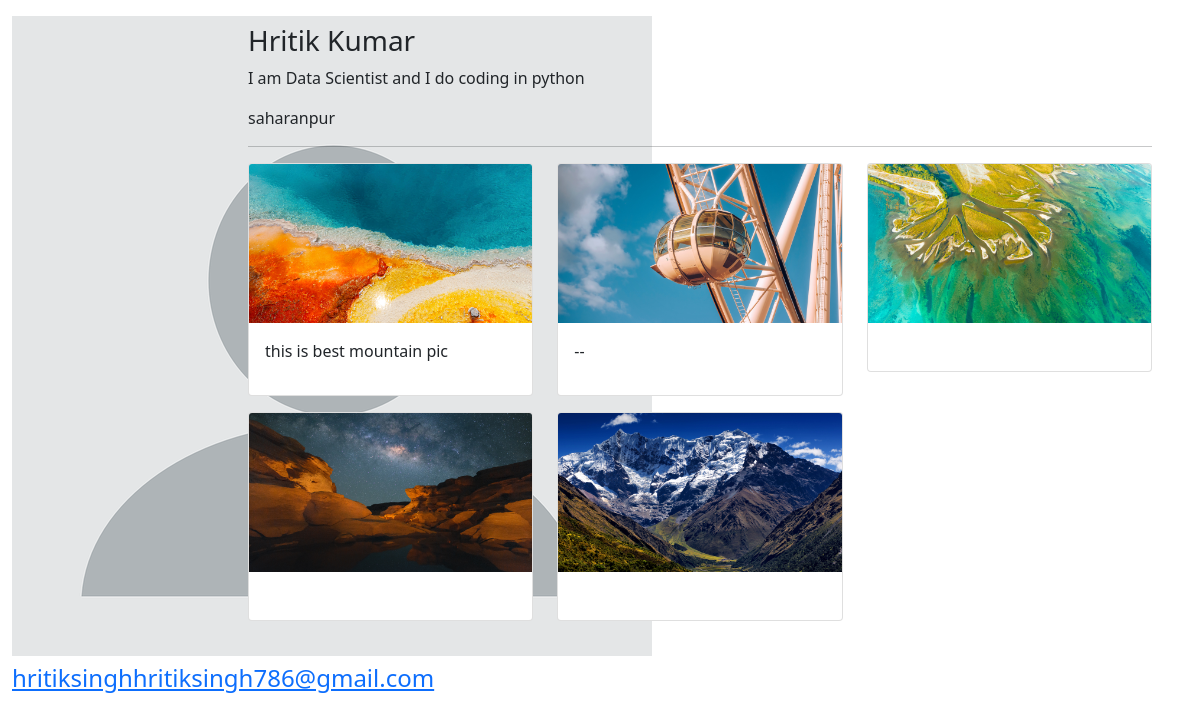
The page /profile/9/ (signed in) on the database as committed earlier.
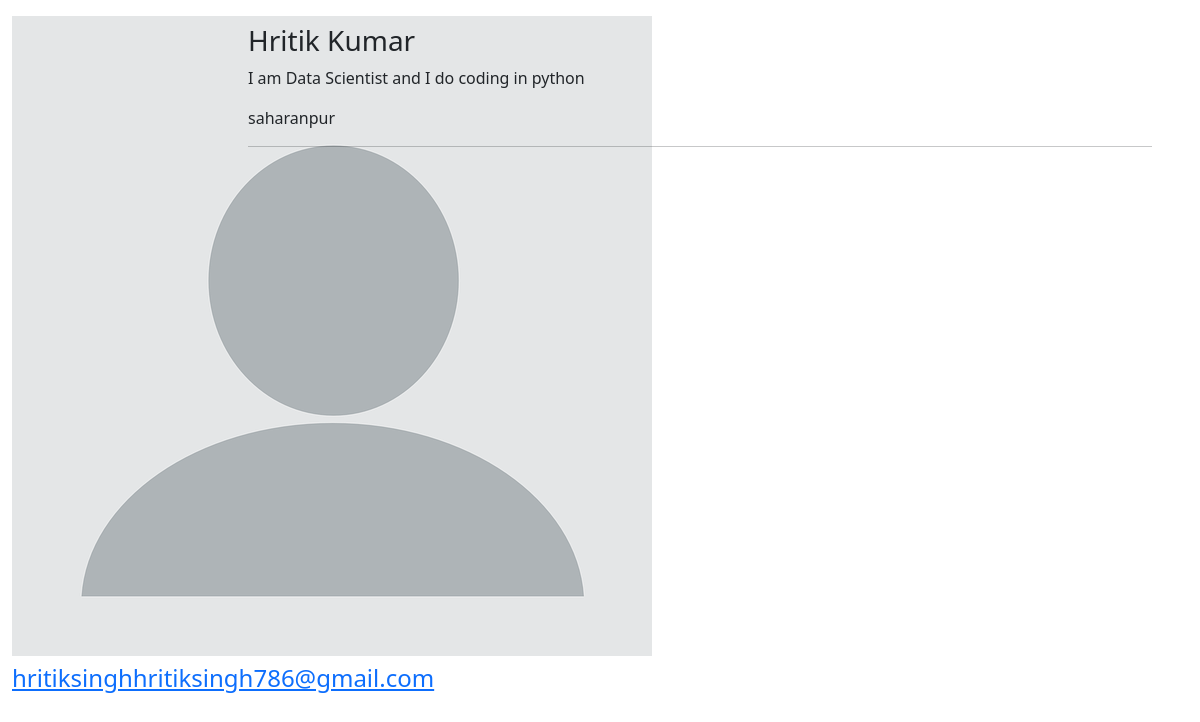
The same page on the database as committed later.
### userauth/models.py (models this page shows, shortened)
class Profile(models.Model):
    user = models.ForeignKey(User, on_delete=models.CASCADE)
    id_user = models.IntegerField(primary_key=True, default=0)
    bio = models.TextField(blank=True, default='')
    profileimg = models.ImageField(
        upload_to='profile_images',
        blank=True,
        null=True
    )
    location = models.CharField(max_length=100, blank=True, default='')

class Post(models.Model):
    id = models.UUIDField(primary_key=True, default=uuid.uuid4, editable=False)
    user = models.CharField(max_length=100)
    image = models.ImageField(
        upload_to='post_images',
        blank=True,
        null=True
    )
    caption = models.TextField(blank=True)
    created_at = models.DateTimeField(auto_now_add=True)
    no_of_likes = models.IntegerField(default=0)

### userauth/views.py (the view, shortened to what this page needs)
# urls.py: path("profile/<int:user_id>/", views.profile, name="profile"),
@login_required(login_url="/loginn/")
def profile(request, user_id):
    user_object = get_object_or_404(User, id=user_id)
    user_profile = Profile.objects.get(user=user_object)
    profile = Profile.objects.get(user=request.user)
    user_posts = Post.objects.filter(user=user_object.username)
    follow_status = Followers.objects.filter(
        follower=request.user.username,
        user=user_object.username
    ).exists()
    return render(request, "profile.html", {
        "user_object": user_object,
        "user_profile": user_profile,
        "profile": profile,
        "user_posts": user_posts,
        "user_post_length": user_posts.count(),
        "follow_unfollow": "Unfollow" if follow_status else "Follow",
        "user_followers": Followers.objects.filter(user=user_object.username).count(),
        "user_following": Followers.objects.filter(follower=user_object.username).count(),
    })

### templates/profile.html (shortened to what this page needs)
{% load static %}
<!DOCTYPE html>
<html lang="en">
<head>
    <link href="https://cdn.jsdelivr.net/npm/bootstrap@5.0.2/dist/css/bootstrap.min.css" rel="stylesheet">
    <link rel="stylesheet" href="{% static 'css/app.css' %}">
</head>
<body>
<div class="container-fluid">
    <div class="row">
        <nav class="col-md-2 d-none d-md-block sidebar">
            <div class="text-center mt-3">
                {% if profile.profileimg %}
                    <img src="{{ profile.profileimg.url }}" class="profile-pic">
                {% else %}
                    <img src="{% static 'css/upload.png' %}" class="profile-pic">
                {% endif %}
                <h4 class="mt-2">
                    <a href="{% url 'profile' user.id %}">{{ user.username }}</a>
                </h4>
            </div>
        </nav>
        <main class="col-md-10 px-md-4">
            <div class="container mt-4">
                <h3>{{ user_profile.user }}</h3>
                <p>{{ user_profile.bio }}</p>
                <p>{{ user_profile.location }}</p>
                <hr>
                <div class="row">
                    {% for pos in user_posts %}
                    <div class="col-md-4 mb-3">
                        <div class="card">
                            {% if pos.image %}
                                <img src="{{ pos.image.url }}" class="card-img-top">
                            {% endif %}
                            <div class="card-body">
                                <p>{{ pos.caption }}</p>
                            </div>
                        </div>
                    </div>
                    {% endfor %}
                </div>
            </div>
        </main>
    </div>
</div>
</body>
</html>

### templates/edit_profile.html (shortened to what this page needs)
{% load static %}

Rows that differ between the two databases and show on the page:
removed Post: image (picture), caption "this is best mountain pic"
removed Post: image (picture), caption "--"
removed Post: image (picture)
removed Post: image (picture)
removed Post: image (picture)
now on this page (row unchanged): Profile: profileimg (placeholder picture)
